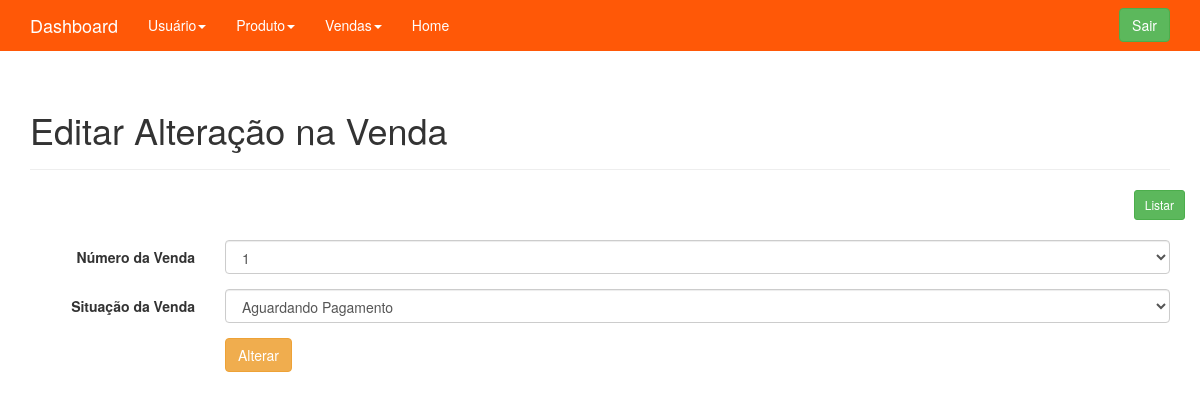
Page /adm/administrativo.php?link=36&id=1 (signed in) on the committed database.
### tables this page shows
CREATE TABLE IF NOT EXISTS `alteracoes_sitacoes_vendas` (
  `id` int(11) NOT NULL AUTO_INCREMENT,
  `venda_id` int(11) NOT NULL,
  `situacoes_venda_id` int(11) NOT NULL,
  `created` datetime NOT NULL,
  `modified` datetime DEFAULT NULL,
  PRIMARY KEY (`id`)
);

CREATE TABLE IF NOT EXISTS `vendas` (
  `id` int(11) NOT NULL AUTO_INCREMENT,
  `produto_id` int(11) NOT NULL,
  `situacoes_venda_id` int(11) NOT NULL,
  `usuario_id` int(11) DEFAULT NULL,
  `data_venda` datetime NOT NULL,
  `created` datetime NOT NULL,
  `modified` datetime DEFAULT NULL,
  PRIMARY KEY (`id`)
);

CREATE TABLE IF NOT EXISTS `situacoes_vendas` (
  `id` int(11) NOT NULL AUTO_INCREMENT,
  `nome` varchar(120) NOT NULL,
  `created` datetime NOT NULL,
  `modified` datetime DEFAULT NULL,
  PRIMARY KEY (`id`)
);

### adm/administrativo/editar/adm_editar_alt_venda.php (the view, shortened to what this page needs)
<?php
	$id = $_GET['id'];
	$result_alt_vendas = "SELECT * FROM alteracoes_sitacoes_vendas WHERE id = '$id' LIMIT 1";
	$resultado_alt_vendas = mysqli_query($conn, $result_alt_vendas);
	$row_alt_vendas = mysqli_fetch_assoc($resultado_alt_vendas);
?>
<div class="container theme-showcase" role="main">
	<div class="page-header">
        <h1>Editar Alteração na Venda</h1>
	</div>
	<div class="row">
		<div class="pull-right" style="padding-bottom: 20px; ">
			<a href="administrativo.php?link=34"><button type='button' class='btn btn-sm btn-success'>Listar</button></a>
		</div>
	</div>
	<form class="form-horizontal" method="POST" action="administrativo/processa/adm_proc_edita_alt_venda.php" enctype="multipart/form-data">
		<?php $venda_id = $row_alt_vendas['venda_id']; ?>
		<div class="form-group">
			<label class="col-sm-2 control-label">Número da Venda</label>
			<div class="col-sm-10">
				<select class="form-control" name="venda_id">
					<?php
					$result_vendas = "SELECT * FROM vendas";
					$result_vendas = mysqli_query($conn, $result_vendas);
					while($row_vendas = mysqli_fetch_assoc($result_vendas)){ ?>
						<option value="<?php echo $row_vendas['id']; ?>"<?php
						if($venda_id == $row_vendas['id']){
							echo 'selected';
						}?> >
						<?php echo $row_vendas['id']; ?></option>
					<?php } ?>
				</select>
			</div>
		</div>
		<?php $situacoes_venda_id = $row_alt_vendas['situacoes_venda_id']; ?>
		<div class="form-group">
			<label class="col-sm-2 control-label">Situação da Venda</label>
			<div class="col-sm-10">
				<select class="form-control" name="situacoes_venda_id">
					<?php
					$result_situacoes_vendas = "SELECT * FROM situacoes_vendas";
					$result_situacoes_vendas = mysqli_query($conn, $result_situacoes_vendas);
					while($row_situacoes_vendas = mysqli_fetch_assoc($result_situacoes_vendas)){ ?>
						<option value="<?php echo $row_situacoes_vendas['id']; ?>"<?php
						if($situacoes_venda_id == $row_situacoes_vendas['id']){
							echo 'selected';
						}?> >
						<?php echo $row_situacoes_vendas['nome']; ?></option>
					<?php } ?>
				</select>
			</div>
		</div>
		<div class="form-group">
			<div class="col-sm-offset-2 col-sm-10">
				<button type="submit" class="btn btn-warning">Alterar</button>
			</div>
		</div>
	</form>
</div>

### adm/css/theme.css (style rules this page uses)
body { padding-top: 70px; padding-bottom: 30px; }

### rows in the picture
alteracoes_sitacoes_vendas: venda_id "1", situacoes_venda_id "Aguardando Pagamento"
